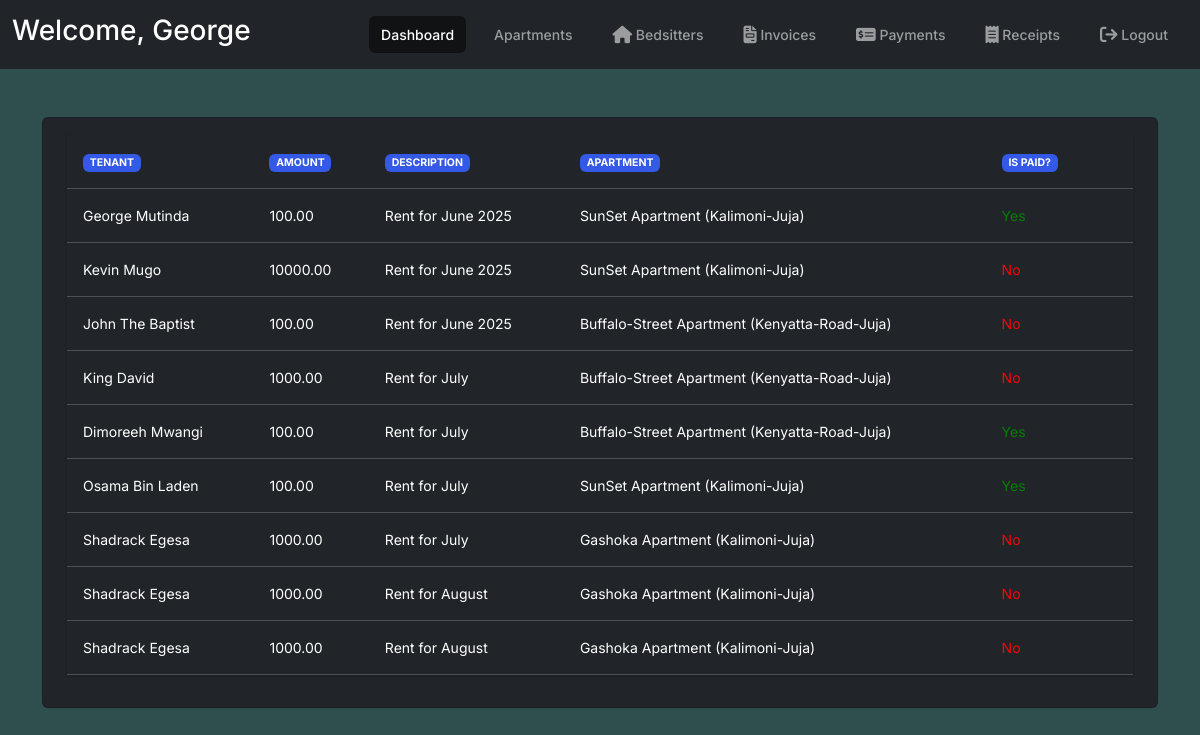
The app's page /invoices/ (signed in) with its own data.
### portal/models.py (models this page shows, shortened)
class Invoice(models.Model):
    tenant = models.ForeignKey(TenantProfile, on_delete=models.CASCADE)
    description = models.CharField(max_length=255)
    amount = models.DecimalField(max_digits=10, decimal_places=2)
    due_date = models.DateField()
    is_paid = models.BooleanField(default=False)
    apartment = models.ForeignKey(Apartment, on_delete=models.CASCADE, related_name="invoices")
    class Meta:
        verbose_name_plural = "Invoices"

class TenantProfile(models.Model):
    user = models.OneToOneField(User, on_delete=models.CASCADE)
    bedsitter = models.OneToOneField(Bedsitter, on_delete=models.SET_NULL, null=True, blank=True)
    phone = models.CharField(max_length=255)
    apartment = models.OneToOneField(Apartment, on_delete=models.CASCADE, null=True, blank=True)
    def __str__(self):
        return self.user.get_full_name() or self.user.username
    class Meta:
        verbose_name = "Tenant Profile"
        verbose_name_plural = "Tenant Profiles"

class Apartment(models.Model):
    name = models.CharField(max_length=255)
    address = models.CharField(max_length=255)
    def __str__(self):
        return f"{self.name} ({self.address})"
    class Meta:
        verbose_name_plural = "Apartments"

### portal/views.py (the view)
# urls.py: path('invoices/', views.invoice_list, name='invoice_list'),
def invoice_list(request):
    invoices = Invoice.objects.all()
    return render(request, "portal/invoice_list.html", {"invoices": invoices})

### portal/templates/portal/invoice_list.html
{% extends "portal/base.html" %}
{% block content %}
<div class="card shadow bg-dark">
  <div class="card-body">
    <table class="table table-hover table-dark">
      <thead>
        <tr>
          <th><span class="badge bg-primary">Tenant</span></th>
          <th><span class="badge bg-primary">Amount</span></th>
          <th><span class="badge bg-primary">Description</span></th>
          <th><span class="badge bg-primary">Apartment</span></th>
          <th><span class="badge bg-primary">Is Paid?</span></th>
          <th></th>
        </tr>
      </thead>
      <tbody>
        {% for invoice in invoices %}
        <tr>
          <td>{{ invoice.tenant }}</td>
          <td>{{ invoice.amount }}</td>
          <td>{{ invoice.description }}</td>
          <td>{{ invoice.apartment }}</td>
          <td>
            {% if invoice.is_paid %}
            <span style="color: green">Yes</span>
            {% else %}
            <span style="color: red">No</span>
            {% endif %}
          </td>
          <td>{{ invoice.created_at }}</td>
        </tr>
        {% empty %}
        <tr>
          <td colspan="5">No invoices found.</td>
        </tr>
        {% endfor %}
      </tbody>
    </table>
  </div>
</div>
{% endblock %}

### portal/templates/portal/base.html (shortened to what this page needs)
{% load static %}
<!DOCTYPE html>
<html lang="en">
  <head>
    <link
      rel="stylesheet"
      href="https://cdnjs.cloudflare.com/ajax/libs/font-awesome/6.7.2/css/all.min.css"
    />
    <link rel="stylesheet" href="{% static 'css/bootstrap.min.css' %}" />
  </head>
  <body class="text-white" style="background-color: darkslategray;">
    <nav
      class="navbar navbar-expand-lg navbar-dark bg-dark"
      data-bs-theme="dark"
    >
      <div class="container-fluid">
          <h2 class="fs-3">Welcome, {{ request.user.username }}</h2>
        <div class="collapse navbar-collapse" id="navbarNav">
          <ul class="navbar-nav ms-auto">
            <li class="nav-item">
              <a class="nav-link active" href="{% url 'admin_dashboard' %}">Dashboard</a>
            </li>
            <li class="nav-item">
              <a class="nav-link" href="{% url 'apartments_list' %}"
                >Apartments</a
              >
            </li>
            <li class="nav-item">
              <a class="nav-link" href="{% url 'bedsitters_list' %}"
                > Bedsitters</a
              >
            </li>
            <li class="nav-item">
              <a class="nav-link" href="{% url 'invoice_list' %}"
                > Invoices</a
              >
            </li>
            <li class="nav-item">
              <a class="nav-link" href="{% url 'payment_list' %}"
                >
                Payments</a
              >
            </li>
            <li class="nav-item">
              <a class="nav-link" href="{% url 'receipt_list' %}"
                > Receipts</a
              >
            </li>
            <li class="nav-item">
              <form method="post" action="{% url 'logout' %}" style="display: inline;">
                <button type="submit" class="nav-link btn btn-link">
                   Logout
                </button>
              </form>
            </li>
          </ul>
        </div>
      </div>
    </nav>
    <div class="container my-5">
        {% block content %}
        {% endblock %}
    </div>
  </body>
</html>

### records on screen
Invoice: tenant "George Mutinda", amount "100.00", description "Rent for June 2025", apartment "SunSet Apartment (Kalimoni-Juja)", is_paid "Yes"
Invoice: tenant "Kevin Mugo", amount "10000.00", description "Rent for June 2025", apartment "SunSet Apartment (Kalimoni-Juja)", is_paid "No"
Invoice: tenant "John The Baptist", amount "100.00", description "Rent for June 2025", apartment "Buffalo-Street Apartment (Kenyatta-Road-Juja)", is_paid "No"
Invoice: tenant "King David", amount "1000.00", description "Rent for July", apartment "Buffalo-Street Apartment (Kenyatta-Road-Juja)", is_paid "No"
Invoice: tenant "Dimoreeh Mwangi", amount "100.00", description "Rent for July", apartment "Buffalo-Street Apartment (Kenyatta-Road-Juja)", is_paid "Yes"
Invoice: tenant "Osama Bin Laden", amount "100.00", description "Rent for July", apartment "SunSet Apartment (Kalimoni-Juja)", is_paid "Yes"
Invoice: tenant "Shadrack Egesa", amount "1000.00", description "Rent for July", apartment "Gashoka Apartment (Kalimoni-Juja)", is_paid "No"
Invoice: tenant "Shadrack Egesa", amount "1000.00", description "Rent for August", apartment "Gashoka Apartment (Kalimoni-Juja)", is_paid "No"
Invoice: tenant "Shadrack Egesa", amount "1000.00", description "Rent for August", apartment "Gashoka Apartment (Kalimoni-Juja)", is_paid "No"

### other values on screen
{{ request.user.username }} "George"
